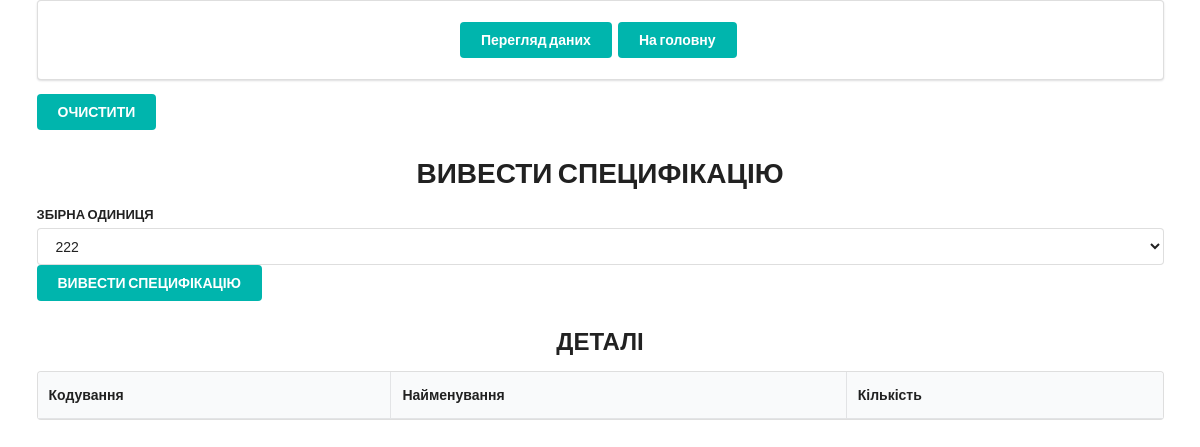
Page /specification on the earlier database version.
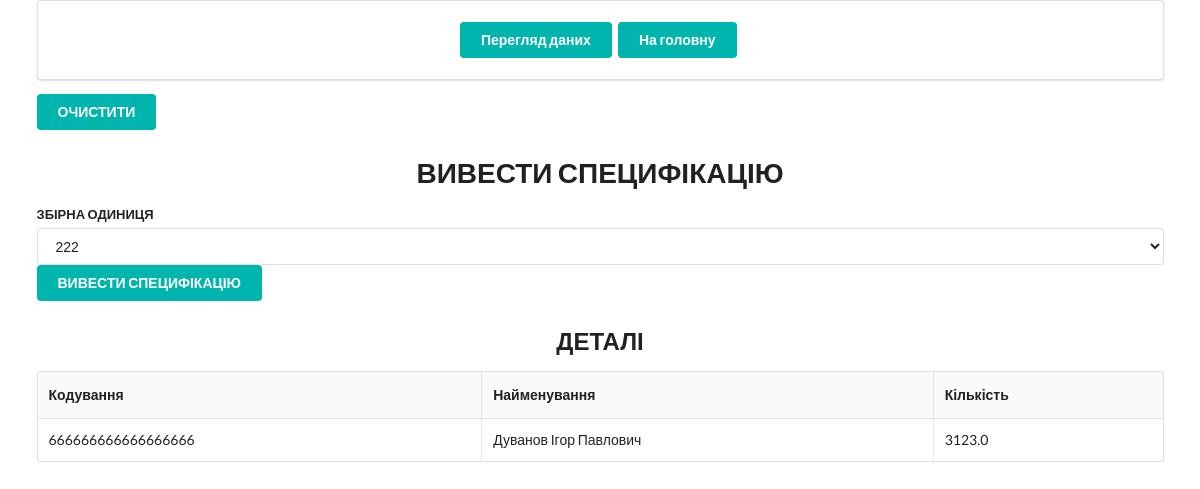
Same page on the later database version.
### tables/tables_zero.py (models this page shows)
class Specification(Base):
    __tablename__ = 'specifications'
    id = Column(Integer, primary_key=True, index=True)
    coding = Column(String)         # Кодування
    name = Column(String)           # Найменування
    number = Column(String)         # Кількість

### routers/revision/revision_router.py (the view)
@app.get('/specification')
def specification(request: Request, db_session: Session = Depends(get_db)):
    materials = db_session.query(Material).all()
    details = db_session.query(Detail).all()
    collectives = db_session.query(Collective).all()
    specifications = db_session.query(Specification).all()
    return templates.TemplateResponse('/revision/index_specification.html',
                                      {'request': request,
                                       'detail_list': details,
                                       'material_list': materials,
                                       'collective_list':collectives,
                                       'specification_list':specifications}
                                      )

### templates/revision/index_specification.html
{% extends 'layout.html' %}
{% block content %}
<div class="ui container">
    <div class="ui padded segment">
        <div class="ui center aligned container">
            <a href="revision" class="ui teal button">Перегляд даних</a>
            <a href="/"><button class="ui teal  button">На головну</button></a>
        </div>
    </div>
    <form class="ui form" action="{{ url_for('dele_spec') }}" method="post">
        <button class="ui teal  button" type="submit">ОЧИСТИТИ</button>
    </form>
    <h1 class="ui center aligned header ">ВИВЕСТИ СПЕЦИФІКАЦІЮ</h1>
    <form class="ui form" action="{{ url_for('specification') }}" method="post">
        <div class="field">
            <label>ЗБІРНА ОДИНИЦЯ</label>
            <select name="A">
                {% for collective in collective_list %}
                    <option value="{{ collective.collective_id }}">{{ collective.collective_coding }}</option>
                {% endfor %}
            </select>
            <button class="ui teal  button" type="submit">ВИВЕСТИ СПЕЦИФІКАЦІЮ</button>
        </div>
    </form>
    <h2 class="ui center aligned header">ДЕТАЛІ</h2>
    <table class="ui celled table">
        <thead>
            <tr>
                <th>Кодування</th>
                <th>Найменування</th>
                <th>Кількість</th>
            </tr>
        </thead>
        <tbody>
            {% for specification in specification_list %}
                <tr>
                    <td> {{ specification.coding }} </td>
                    <td> {{ specification.name }} </td>
                    <td> {{ specification.number }} </td>
                </tr>
            {% endfor %}
        </tbody>
    </table>
</div>
{% endblock content %}

### templates/layout.html (shortened to what this page needs)
<!doctype html>
<html lang="en">
<head>
    <link rel="stylesheet" href="https://cdn.jsdelivr.net/npm/semantic-ui@2.4.2/dist/semantic.min.css">
    <link rel="stylesheet" href="{{ url_for('static', path='css/style.css') }}">
</head>
<body>
{% block content %}
{% endblock content %}
</body>
</html>

Differences in the rows shown:
added Specification: coding "666666666666666666", name "Дуванов Ігор Павлович", number "3123.0"
